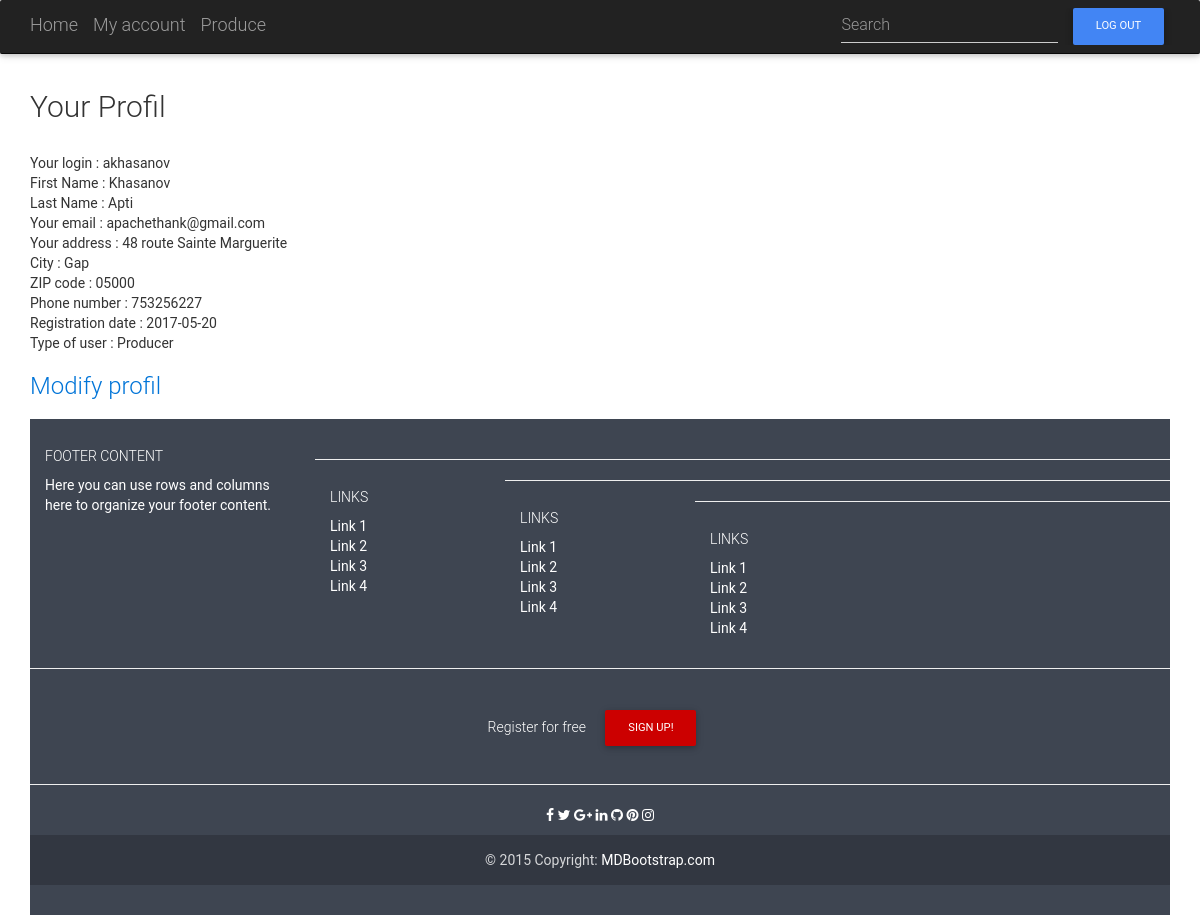
/index.php?module=utilisateurs&action=afficher_profil&id=akhasanov (signed in), run on the app's committed database.
### tables this page shows
CREATE TABLE IF NOT EXISTS `utilisateur` (
  `idUtilisateur` int(11) NOT NULL,
  `nom` varchar(30) NOT NULL,
  `prenom` varchar(30) NOT NULL,
  `login` varchar(15) NOT NULL,
  `mdp` varchar(50) NOT NULL,
  `adresse` varchar(50) NOT NULL,
  `ville` varchar(30) NOT NULL,
  `codePostal` varchar(10) NOT NULL,
  `email` varchar(50) NOT NULL,
  `tel` varchar(20) DEFAULT NULL,
  `typeUtilisateur` int(10) unsigned NOT NULL,
  `cle` varchar(100) NOT NULL,
  `dateInscription` date NOT NULL,
  `verifie` tinyint(1) NOT NULL,
  PRIMARY KEY (`idUtilisateur`)
);

### libs/messages_en.php (called while the page is built, shortened)
<?php
$labelFirstName="First Name";
$labelLastName="Last Name";
$labelLogin="Your login";
$labelAddress="Your address";
$labelCity="City";
$labelZipCode="ZIP code";
$labelMail="Your email";
$labelPhone="Phone number";
$valueProducer="Producer";
$aHome="Home";
$aProduce="Produce";
$aLogOut="Log out";
$aAccount="My account";
$labelYourProfil="Your Profil";
$labelRegistrationDate="Registration date";
$labelTypeUser="Type of user";
$buttonModifyProfil="Modify profil";
?>

### modeles/utilisateurs.php (called while the page is built, shortened)
<?php
function lire_infos_utilisateur($id_connexion) {
	$pdo = PDO2::getInstance();
	$requete = $pdo->prepare("SELECT nom, prenom, login, adresse, ville, codePostal, email, mdp, dateInscription,typeUtilisateur,tel
		FROM utilisateur
		WHERE
		login = :id_connexion");
    	$requete->bindValue(':id_connexion', $id_connexion);
	$requete->execute();
	if ($result = $requete->fetch(PDO::FETCH_ASSOC)) {
		return $result;
	}
	return false;
}
?>

### global/init.php (called while the page is built, shortened)
<?php
function utilisateur_est_connecte() {
	return !empty($_SESSION['login']);
}
include CHEMIN_MODELE.'utilisateurs.php';
?>

### modules/utilisateurs/vues/profil_infos_utilisateur.php (the view)
<?php include CHEMIN_LIB.'messages_en.php';?>
<h2><?=$labelYourProfil?></h2>
<p>
	<span class="label_profil"><br /><?=$labelLogin?></span> : <?php echo htmlspecialchars($login); ?><br />
	<span class="label_profil"><?=$labelFirstName?></span> : <?php echo htmlspecialchars($nom); ?><br />
	<span class="label_profil"><?=$labelLastName?></span> : <?php echo htmlspecialchars($prenom); ?><br />
	<span class="label_profil"><?=$labelMail?></span> : <?php echo htmlspecialchars($email); ?><br />
	<span class="label_profil"><?=$labelAddress?> </span> : <?php echo htmlspecialchars($rue); ?><br />
	<span class="label_profil"><?=$labelCity?></span> : <?php echo htmlspecialchars($ville); ?><br />
	<span class="label_profil"><?=$labelZipCode?></span> : <?php echo htmlspecialchars($codePostal); ?><br />
	<span class="label_profil"><?=$labelPhone?></span> : <?php echo $num_tel; ?><br />
	<span class="label_profil"><?=$labelRegistrationDate?></span> : <?php echo $dateinscription; ?><br />
	<span class="label_profil"><?=$labelTypeUser?></span> : <?php echo $fonction; ?>
</p>
	<h3><a href='index.php?module=utilisateurs&amp;action=modifier_profil&amp;id=$id_utilisateur'><?=$buttonModifyProfil?></a></h3>

### index.php (shortened to what this page needs)
<?php  session_start();
include 'global/init.php';
if (!empty($_GET['module'])) {
	$module = dirname(__FILE__).'/modules/'.$_GET['module'].'/';
	$action = (!empty($_GET['action'])) ? $_GET['action'].'.php' : 'index.php';
	if (is_file($module.$action)) {
		include $module.$action;
	} else {
		include 'global/accueil.php';
	}
} else {
	include 'global/accueil.php';
}
$contenu = ob_get_clean();
include 'global/haut.php';
echo $contenu;
include 'global/bas.php';

### modules/utilisateurs/afficher_profil.php
<?php
include CHEMIN_LIB.'messages_en.php';
if (empty($_GET['id']) ) {
    	include CHEMIN_VUE.'erreur_parametre_profil.php';
} else {
	$infos_utilisateur = lire_infos_utilisateur($_GET['id']);
	if ($infos_utilisateur['typeUtilisateur'] == '1'){
	$fonction = "$valueConsumer";}
	else if ($infos_utilisateur['typeUtilisateur'] == '2'){
	$fonction ="$valueProducer";}
	else if ($infos_utilisateur['typeUtilisateur'] == '3'){
	$fonction = "$valuePointSale";}
	else{
	$fonction ="Error";}
	$login = $_GET['id'];
	$nom = $infos_utilisateur['nom'];
	$prenom = $infos_utilisateur['prenom'];
	$rue = $infos_utilisateur['adresse'];
	$codePostal = $infos_utilisateur['codePostal'];
	$ville = $infos_utilisateur['ville'];
	$email = $infos_utilisateur['email'];
	$num_tel = $infos_utilisateur['tel'];
    $dateinscription = $infos_utilisateur['dateInscription'];
		include CHEMIN_VUE.'profil_infos_utilisateur.php';
	}

### global/haut.php (shortened to what this page needs)
<!DOCTYPE html>
<html lang="en">
  <head>
    <link rel="stylesheet" href="https://maxcdn.bootstrapcdn.com/font-awesome/4.6.0/css/font-awesome.min.css">
    <link href="dist/css/bootstrap.min.css" rel="stylesheet">
    <link href="dist/css/mdb.min.css" rel="stylesheet">
    <link href="dist/css/style.css" rel="stylesheet">
    <link href="dist/css/offcanvas.css" rel="stylesheet">
  </head>
<body>
			<?php include 'global/menu.php'; ?>

### global/menu.php (shortened to what this page needs)
<?php include CHEMIN_LIB.'messages_en.php';?>
    <nav class="navbar navbar-inverse navbar-fixed-top">
      <div class="container">
        <div class="navbar-header">
          <a class="navbar-brand" href="index.php"><?=$aHome?></a>
	<?php
	if(utilisateur_est_connecte())
	{
  		$id_utilisateur = $_SESSION['login'] ;
		$type_user = $_SESSION['typeUtilisateur'] ;
		switch ($type_user) {
	   case 2 :
					echo 	"<a class='navbar-brand' href='index.php?module=utilisateurs&amp;action=afficher_profil&amp;id=$id_utilisateur'>$aAccount</a>
							<a class='navbar-brand' href='index.php?module=utilisateurs&amp;action=declaration_produit&amp;id=$id_utilisateur'>$aProduce</a>
						</div>
						<div id='navbar' class='navbar-collapse collapse'>
							<form class='navbar-form navbar-right'>
							<form class='form-inline waves-effect waves-light'>
								<input class='form-control' type='text' placeholder='Search'>
								<a href='index.php?module=utilisateurs&amp;action=deconnexion' class='btn btn-primary'>$aLogOut</a>
							</form>
							</form>
						</div>";
					break;
				}
	}
	?>
      </div>
    </nav>
<div class="container">

### global/bas.php (shortened to what this page needs)
<footer class="page-footer center-on-small-only">
    <div class="container-fluid">
        <div class="row">
            <div class="col-md-3 offset-md-1">
                <h5 class="title">Footer Content</h5>
                <p>Here you can use rows and columns here to organize your footer content.</p>
            </div>
            <hr class="hidden-md-up">
            <div class="col-md-2 offset-md-1">
                <h5 class="title">Links</h5>
                <ul>
                    <li><a href="#!">Link 1</a></li>
                    <li><a href="#!">Link 2</a></li>
                    <li><a href="#!">Link 3</a></li>
                    <li><a href="#!">Link 4</a></li>
                </ul>
            </div>
            <hr class="hidden-md-up">
            <div class="col-md-2">
                <h5 class="title">Links</h5>
                <ul>
                    <li><a href="#!">Link 1</a></li>
                    <li><a href="#!">Link 2</a></li>
                    <li><a href="#!">Link 3</a></li>
                    <li><a href="#!">Link 4</a></li>
                </ul>
            </div>
            <hr class="hidden-md-up">
            <div class="col-md-2">
                <h5 class="title">Links</h5>
                <ul>
                    <li><a href="#!">Link 1</a></li>
                    <li><a href="#!">Link 2</a></li>
                    <li><a href="#!">Link 3</a></li>
                    <li><a href="#!">Link 4</a></li>
                </ul>
            </div>
        </div>
    </div>
    <hr>
    <div class="call-to-action">
        <ul>
            <li>
                <h5>Register for free</h5></li>
            <li><a href="" class="btn btn-danger">Sign up!</a></li>
        </ul>
    </div>
    <hr>
    <div class="social-section">
        <ul>
            <li><a class="btn-floating btn-small btn-fb"><i class="fa fa-facebook"> </i></a></li>
            <li><a class="btn-floating btn-small btn-tw"><i class="fa fa-twitter"> </i></a></li>
            <li><a class="btn-floating btn-small btn-gplus"><i class="fa fa-google-plus"> </i></a></li>
            <li><a class="btn-floating btn-small btn-li"><i class="fa fa-linkedin"> </i></a></li>
            <li><a class="btn-floating btn-small btn-git"><i class="fa fa-github"> </i></a></li>
            <li><a class="btn-floating btn-small btn-pin"><i class="fa fa-pinterest"> </i></a></li>
            <li><a class="btn-floating btn-small btn-ins"><i class="fa fa-instagram"> </i></a></li>
        </ul>
    </div>
    <div class="footer-copyright">
        <div class="container-fluid">
            © 2015 Copyright: <a href="https://www.MDBootstrap.com"> MDBootstrap.com </a>
        </div>
    </div>
      </footer>
    </div>
  </body>
</html>

### data on the page
utilisateur: nom "Khasanov", prenom "Apti", email "apachethank@gmail.com", adresse "48 route Sainte Marguerite", ville "Gap", codePostal "05000", tel "753256227", dateInscription "2017-05-20"

### other printed values
$aHome "Home"
$aAccount "My account"
$aProduce "Produce"
$aLogOut "LOG OUT"
$labelYourProfil "Your Profil"
$labelLogin "Your login"
$login "akhasanov"
$labelFirstName "First Name"
$labelLastName "Last Name"
$labelMail "Your email"
$labelAddress "Your address"
$labelCity "City"
$labelZipCode "ZIP code"
$labelPhone "Phone number"
$labelRegistrationDate "Registration date"
